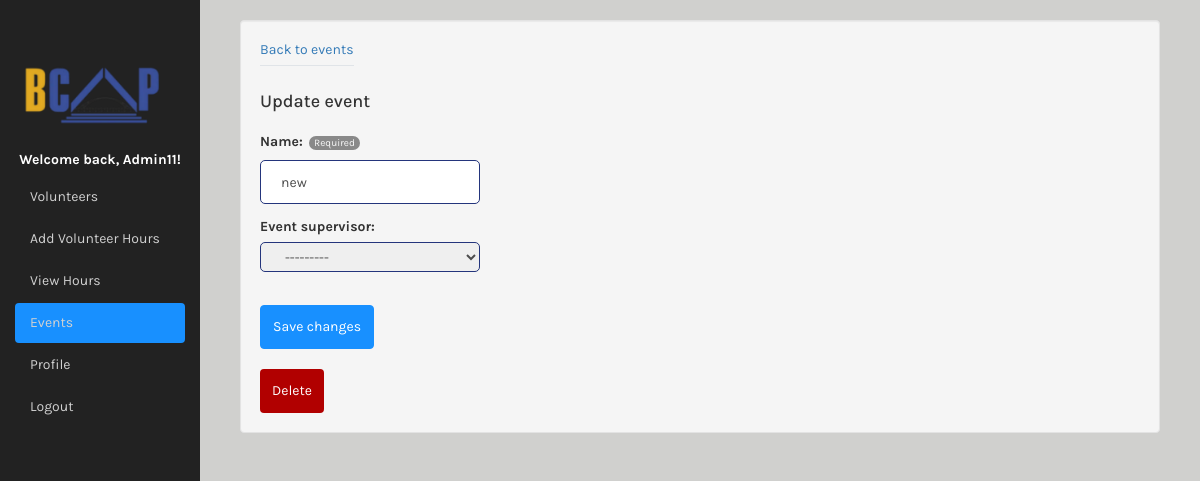
Page /update-event/?id=7 (signed in) on the earlier database version.
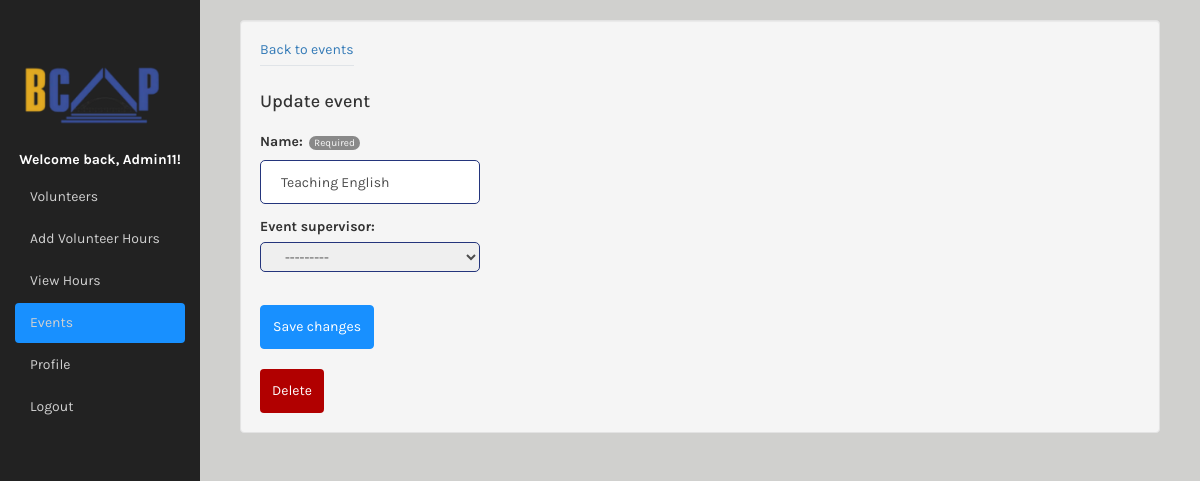
Same page on the later database version.
### bcap373_app/models.py (models this page shows, shortened)
class EventModel(models.Model):
	name = models.CharField(max_length=256, blank=False)
	event_supervisor = models.ForeignKey(User, on_delete=models.SET_NULL, null=True, blank=True, limit_choices_to={'is_staff': True}, related_name='event_supervisor')
	created_at = models.DateTimeField(auto_now_add=True)
	class Meta:
		ordering = ["-created_at"]

### bcap373_app/views.py (the view)
# urls.py: path('update-event/', views.update_event, name="update_event"),
@login_required
def update_event(request):
   event_id = request.GET.get('id', '')
   if request.user.is_staff and event_id != '' and EventModel.objects.filter(id=int(event_id)).count() == 1:
      if request.method == "POST":
         event_form = EventForm(request.POST, instance=EventModel.objects.filter(id=int(event_id)).first())
         if event_form.is_valid():
            event_form.save()
            messages.success(request, 'Event updated successfully')
            return redirect('/events')
         else:
            messages.error(request, 'Invalid form submission')
            return redirect('/events')
      else:
         event_form = EventForm(instance=EventModel.objects.filter(id=int(event_id)).first())
      return render(request, 'update_event.html', {
         'event_form': event_form, 'id': event_id
      })
   else:
      messages.error(request, 'An error occurred.')
      return redirect('/history')

### bcap373_app/forms.py
class EventForm(forms.ModelForm):
    class Meta:
        model = EventModel
        fields = ('name','event_supervisor')

### bcap373_app/models.py (called while the page is built)
def get_user_name(self):
	uid = self.id
	profile = Profile.objects.get(id=uid)
	return str(profile).title()

	def __str__(self):
		return "{} {}".format(self.user.first_name, self.user.last_name)

### templates/update_event.html
{% extends "base.html" %}
{% load static %}
{% block pageContent %}
<div class="col-sm custom-grid">
    <div class="well">
        <div class="top-header">
            <div>
                <a href="/events">Back to events</a>
                <div class="tools"></div>
            </div>
        </div>
        <form method="POST" id="form" style="width: 0%;"> {% csrf_token %}
            <div class="align-fields-general">
                <h4 class="pad-me">Update event</h4>
                {% for field in event_form %}
                <p>
                    <div class="align-labels">
                        {% if field.field.required %}
                            {{ field.label_tag }}
                            <div class="required-circle"><p class="required-circle-inner">Required</p></div>
                        {% else %}
                            {{ field.label_tag }}
                        {% endif %} <br/>
                    </div>
                    <div class="align-fields">
                        {{ field }}
                    </div>
                </p>
                {% endfor %}
            </div>
            <br/>
            <div class="button-holder custom-margins">
                <button class="btn btn-primary px-2 m-3" type="submit" form="form">Save changes</button>
                <br/>
                <br/>
                <button class="btn btn-primary px-2 m-3 danger" type="submit" form="form"><a href="/delete_event?id={{id}}" style="color:white;" onclick="return confirm('Are you sure you would like to delete this event?')">Delete</a></button>
            </div>
        </form>
    </div>
</div>
{% endblock pageContent%}

Differences in the rows shown:
changed EventModel: name "new" → "Teaching English"
